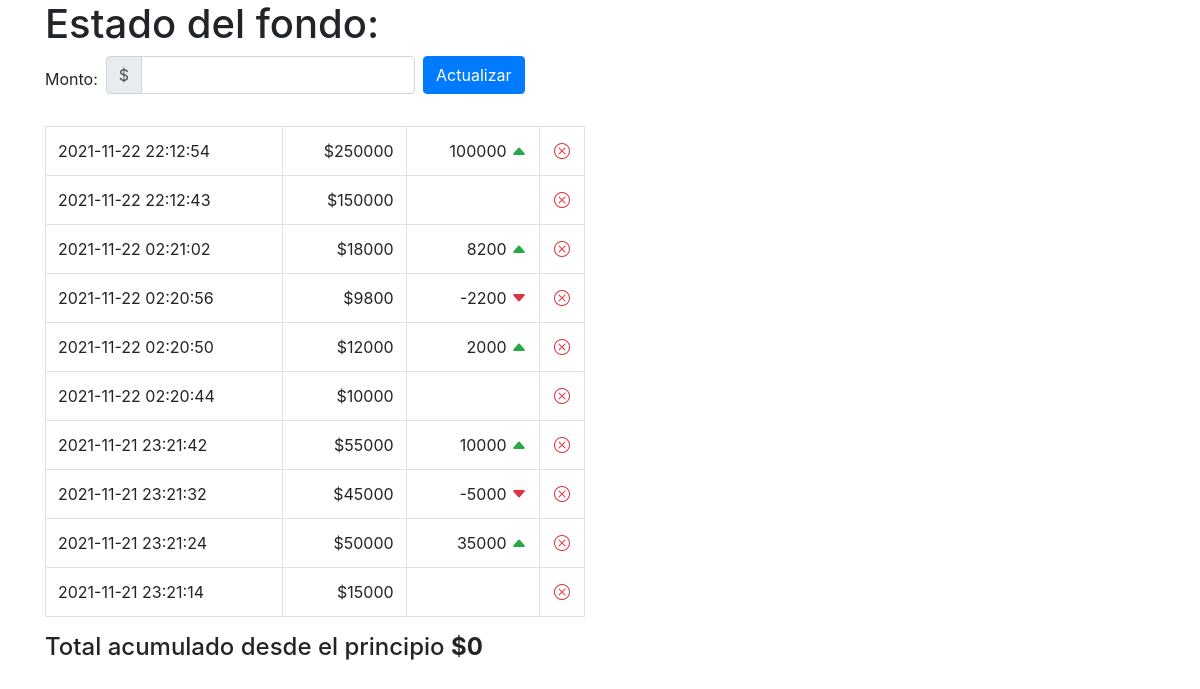
The app's page /index.php/app with its own data.
### tables this page shows
CREATE TABLE `montos` (
  `monto_id` int(11) NOT NULL,
  `fecha` datetime NOT NULL DEFAULT current_timestamp(),
  `monto` decimal(10,0) NOT NULL,
  `diferencia` decimal(10,0) DEFAULT NULL,
  `id_inversion` int(11) NOT NULL,
  `id_usuario` int(11) NOT NULL
);

### application/controllers/App.php (called while the page is built, shortened)
<?php
class App extends CI_Controller {
	protected $datos=array();
	public function __construct()
	{
		$this->load->model("montos_model");
	}
	public function index()
	{
		$this->load->library("form_validation");
		$this->datos["aculmulado"]=$this->montos_model->calcular_acumulado();
		$this->datos["montos"]=$this->montos_model->listar();
		$this->load->view('interfaz',$this->datos);
	}
}

### index.php (called while the page is built, shortened)
<?php
require_once BASEPATH.'core/CodeIgniter.php';

### application/models/Montos_model.php (called while the page is built, shortened)
<?php
class Montos_model extends CI_Model{
    function listar(){
        $this->db->order_by("monto_id","desc");
        return $this->db->get("montos")->result_array();
    }
    function obtener_primero($id_inversion=""){
        $this->db->where("id_inversion",$id_inversion);
        $this->db->order_by("monto_id","asc");
        $this->db->limit(1);
        return $this->db->get("montos")->row_array();
    }
    function obtener_ultimo($id_inversion=""){
        $this->db->where("id_inversion",$id_inversion);
        $this->db->order_by("monto_id","desc");
        $this->db->limit(1);
        return $this->db->get("montos")->row_array();
    }
}
?>

### application/views/interfaz.php (the view, shortened to what this page needs)
<!doctype html>
<html lang="es">
  <head>
    <link rel="stylesheet" href="https://cdn.jsdelivr.net/npm/bootstrap@4.6.1/dist/css/bootstrap.min.css">
	<link rel="stylesheet" href="https://cdn.jsdelivr.net/npm/bootstrap-icons@1.7.0/font/bootstrap-icons.css">
  </head>
  <body>
	<div class="container">
		<div class="row">
			<div class="col">
			<h1>Estado del fondo:</h1>
			<form class="form-inline" method="post" action="">
				<label for="monto" class="my-1 mr-2">Monto: </label>
				<div class="input-group mb-2 mr-sm-2">
					<div class="input-group-prepend">
					<div class="input-group-text">$</div>
					</div>
					<input type="text" class="form-control" id="monto" name="monto">
				</div>
				<button type="submit" class="btn btn-primary mb-2">Actualizar</button>
				</form>
			</div>
		</div>
		<div class="row">
			<div class="col-md-6">
			<br>
			<div class="table-responsive">
			<table class="table table-bordered">
				<tbody>
					<?php foreach($montos as $m){ ?>
					<tr>
						<td><?php echo $m["fecha"];?> </td>
						<td class="text-right">$<?php echo $m["monto"];?></td>
						<td class="text-right">
							<?php if($m["diferencia"]){?>
								<?php echo $m["diferencia"];?>
								<?php if($m["diferencia"]<=0){?>
									<i class="bi bi-caret-down-fill text-danger"></i>
								<?php }else{ ?>
									<i class="bi bi-caret-up-fill text-success"></i>
								<?php } ?>
							<?php } ?>
						</td>
						<td class="text-center col-sm-1"><a href="<?php echo site_url("app/borrar/".$m["monto_id"]); ?>" class="text-danger"><i class="bi bi-x-circle"></i></a></td>
					</tr>
					<?php } ?>
				</tbody>
			</table>
			</div>
			</div>
		</div>
		<div class="row">
			<div class="col">
			<h4>Total acumulado desde el principio <strong>$<?php echo $aculmulado; ?></strong></h4>
			</div>
		</div>
	</div>
  </body>
</html>

### records on screen
montos: fecha "2021-11-22 22:12:54", monto "250000", diferencia "100000"
montos: fecha "2021-11-22 22:12:43", monto "150000"
montos: fecha "2021-11-22 02:21:02", monto "18000", diferencia "8200"
montos: fecha "2021-11-22 02:20:56", monto "9800", diferencia "-2200"
montos: fecha "2021-11-22 02:20:50", monto "12000", diferencia "2000"
montos: fecha "2021-11-22 02:20:44", monto "10000"
montos: fecha "2021-11-21 23:21:42", monto "55000", diferencia "10000"
montos: fecha "2021-11-21 23:21:32", monto "45000", diferencia "-5000"
montos: fecha "2021-11-21 23:21:24", monto "50000", diferencia "35000"
montos: fecha "2021-11-21 23:21:14", monto "15000"

### other values on screen
$aculmulado "0"
